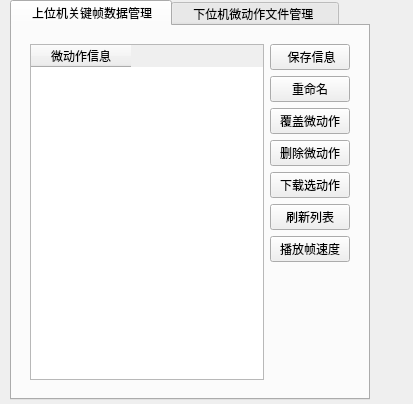
<?xml version="1.0" encoding="UTF-8"?>
<ui version="4.0">
 <class>ArmManage</class>
 <widget class="QWidget" name="ArmManage">
  <property name="geometry">
   <rect>
    <x>0</x>
    <y>0</y>
    <width>413</width>
    <height>404</height>
   </rect>
  </property>
  <property name="windowTitle">
   <string>Form</string>
  </property>
  <widget class="QTabWidget" name="tabWidget_Operator">
   <property name="enabled">
    <bool>true</bool>
   </property>
   <property name="geometry">
    <rect>
     <x>10</x>
     <y>0</y>
     <width>360</width>
     <height>400</height>
    </rect>
   </property>
   <property name="sizePolicy">
    <sizepolicy hsizetype="Preferred" vsizetype="Preferred">
     <horstretch>0</horstretch>
     <verstretch>0</verstretch>
    </sizepolicy>
   </property>
   <property name="minimumSize">
    <size>
     <width>0</width>
     <height>0</height>
    </size>
   </property>
   <property name="maximumSize">
    <size>
     <width>12343254</width>
     <height>16777215</height>
    </size>
   </property>
   <property name="currentIndex">
    <number>0</number>
   </property>
   <widget class="QWidget" name="tab">
    <attribute name="title">
     <string>   上位机关键帧数据管理  </string>
    </attribute>
    <layout class="QGridLayout" name="gridLayout_2">
     <item row="0" column="0">
      <widget class="QWidget" name="widget_ShangWeiJi" native="true">
       <layout class="QHBoxLayout" name="horizontalLayout_2">
        <item>
         <widget class="QTableWidget" name="tableWidget_DigitalActionList">
          <property name="minimumSize">
           <size>
            <width>0</width>
            <height>0</height>
           </size>
          </property>
          <property name="maximumSize">
           <size>
            <width>65535</width>
            <height>16777215</height>
           </size>
          </property>
          <attribute name="horizontalHeaderDefaultSectionSize">
           <number>100</number>
          </attribute>
          <attribute name="horizontalHeaderMinimumSectionSize">
           <number>56</number>
          </attribute>
          <attribute name="verticalHeaderDefaultSectionSize">
           <number>31</number>
          </attribute>
          <column>
           <property name="text">
            <string>微动作信息</string>
           </property>
          </column>
         </widget>
        </item>
        <item>
         <layout class="QVBoxLayout" name="verticalLayout">
          <item>
           <widget class="QPushButton" name="pushButton_EditMiniActionList">
            <property name="text">
             <string>  保存信息 </string>
            </property>
           </widget>
          </item>
          <item>
           <widget class="QPushButton" name="pushButton_RenameActionFile">
            <property name="text">
             <string>  重命名  </string>
            </property>
           </widget>
          </item>
          <item>
           <widget class="QPushButton" name="pushButton_Cover">
            <property name="text">
             <string> 覆盖微动作 </string>
            </property>
           </widget>
          </item>
          <item>
           <widget class="QPushButton" name="pushButton_DeleteMiniAction">
            <property name="text">
             <string> 删除微动作 </string>
            </property>
           </widget>
          </item>
          <item>
           <widget class="QPushButton" name="pushButton_DownSelectMiniAction">
            <property name="text">
             <string> 下载选动作 </string>
            </property>
           </widget>
          </item>
          <item>
           <widget class="QPushButton" name="pushButton_RefreshList">
            <property name="text">
             <string> 刷新列表 </string>
            </property>
           </widget>
          </item>
          <item>
           <widget class="QPushButton" name="pushButton_PlaySpeed">
            <property name="text">
             <string> 播放帧速度 </string>
            </property>
           </widget>
          </item>
          <item>
           <spacer name="verticalSpacer_4">
            <property name="orientation">
             <enum>Qt::Vertical</enum>
            </property>
            <property name="sizeHint" stdset="0">
             <size>
              <width>20</width>
              <height>40</height>
             </size>
            </property>
           </spacer>
          </item>
         </layout>
        </item>
       </layout>
      </widget>
     </item>
    </layout>
   </widget>
   <widget class="QWidget" name="tab_2">
    <attribute name="title">
     <string>   下位机微动作文件管理    </string>
    </attribute>
    <layout class="QGridLayout" name="gridLayout">
     <item row="0" column="0">
      <widget class="QWidget" name="widget_XiaWeiJi" native="true">
       <layout class="QHBoxLayout" name="horizontalLayout">
        <item>
         <widget class="QTableWidget" name="tableWidget_UploadActionList">
          <column>
           <property name="text">
            <string>微动作信息</string>
           </property>
          </column>
         </widget>
        </item>
        <item>
         <layout class="QVBoxLayout" name="verticalLayout_2">
          <item>
           <widget class="QPushButton" name="pushButton_UpLoadMiniAction">
            <property name="text">
             <string>上传动作列表</string>
            </property>
           </widget>
          </item>
          <item>
           <widget class="QPushButton" name="pushButton_PlayCurrentActionFrame">
            <property name="text">
             <string>播放选中动作</string>
            </property>
           </widget>
          </item>
          <item>
           <widget class="QPushButton" name="pushButton_DeleteLoadAction">
            <property name="text">
             <string>删除选中动作</string>
            </property>
           </widget>
          </item>
          <item>
           <widget class="QPushButton" name="pushButton_ExecuteSequence">
            <property name="text">
             <string>执行动作序列</string>
            </property>
           </widget>
          </item>
          <item>
           <widget class="QPushButton" name="pushButton_DownSequence">
            <property name="text">
             <string>下载执行序列</string>
            </property>
           </widget>
          </item>
          <item>
           <spacer name="verticalSpacer_3">
            <property name="orientation">
             <enum>Qt::Vertical</enum>
            </property>
            <property name="sizeHint" stdset="0">
             <size>
              <width>20</width>
              <height>40</height>
             </size>
            </property>
           </spacer>
          </item>
         </layout>
        </item>
       </layout>
      </widget>
     </item>
    </layout>
   </widget>
  </widget>
 </widget>
 <resources/>
 <connections/>
</ui>
